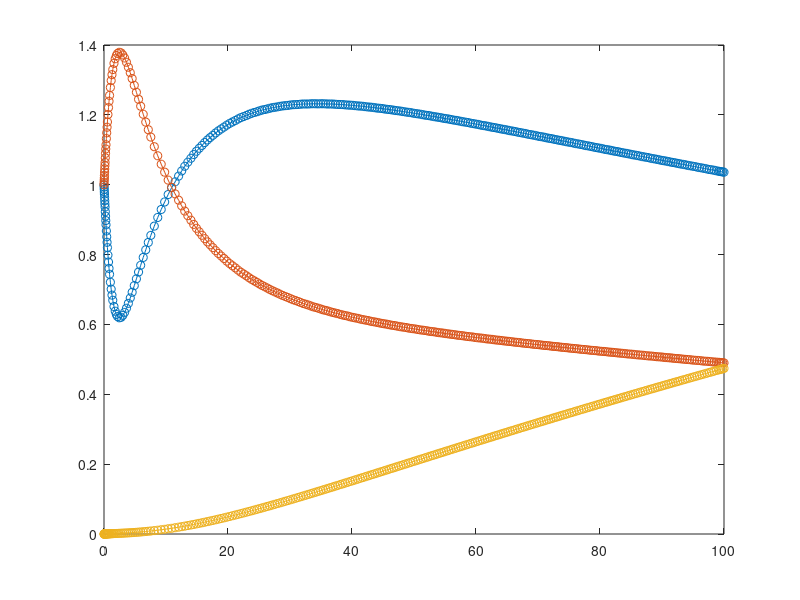
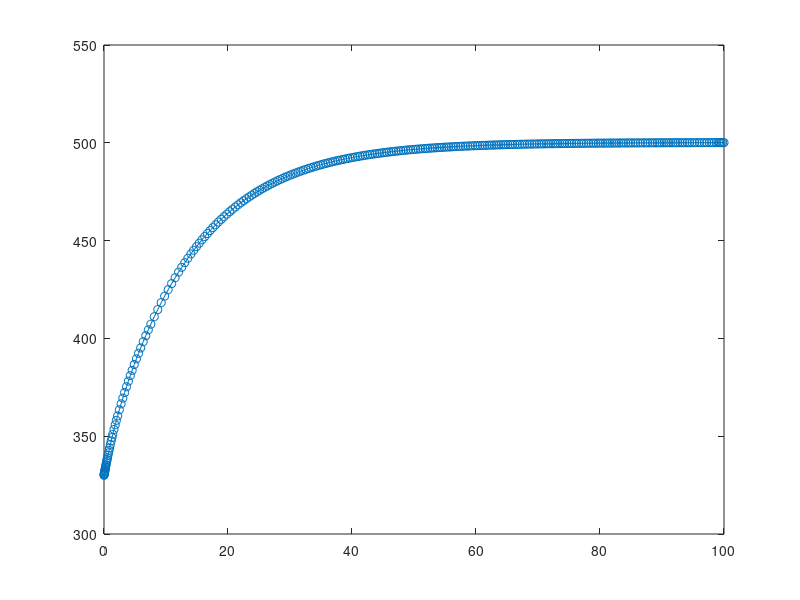

The MATLAB script that drew these images, in order:
to = 330;
ta = 500;
ct = 2;
ft = 2;
uabyrho = 16;
hrxn1 = -1800;
hrxn2 = 1800;
hrxn3 = -1100;
cpa = 100;
cpb = 100;
cpc = 100;
f =@(w,y) [-(0.5*exp(2*(1-(320/y(4)))))*ct*(y(1)/ft)*(to/y(4))+((0.5*exp(2*(1-(320/y(4)))))/(10*exp(4.8*((432/y(4))-1.5))))*ct*(y(2)/ft)*(to/y(4))-0.005*exp(4.6*(1-(460/y(4))))*ct*(y(1)/ft)*(to/y(4)); (0.5*exp(2*(1-(320/y(4)))))*ct*(y(1)/ft)*(to/y(4))-((0.5*exp(2*(1-(320/y(4)))))/(10*exp(4.8*((432/y(4))-1.5))))*ct*(y(2)/ft)*(to/y(4)); 0.005*exp(4.6*(1-(460/y(4))))*ct*(y(1)/ft)*(to/y(4)); (uabyrho*(ta-y(4))+((0.5*exp(2*(1-(320/y(4)))))*ct*(y(1)/ft)*(to/y(4)))*(-hrxn1)+(((0.5*exp(2*(1-(320/y(4)))))/(10*exp(4.8*((432/y(4))-1.5))))*ct*(y(2)/ft)*(to/y(4)))*(-hrxn2)+(0.005*exp(4.6*(1-(460/y(4))))*ct*(y(1)/ft)*(to/y(4)))*(-hrxn3))/(y(1)*cpa+y(2)*cpb+y(3)*cpc)];
[w,y] = ode45(f,[0 100],[1; 1; 0; 330]);
figure(1)
plot(w,y(:,1),'-o',w,y(:,2),'-o',w,y(:,3),'-o')
figure(2)
plot(w,y(:,4),'-o')